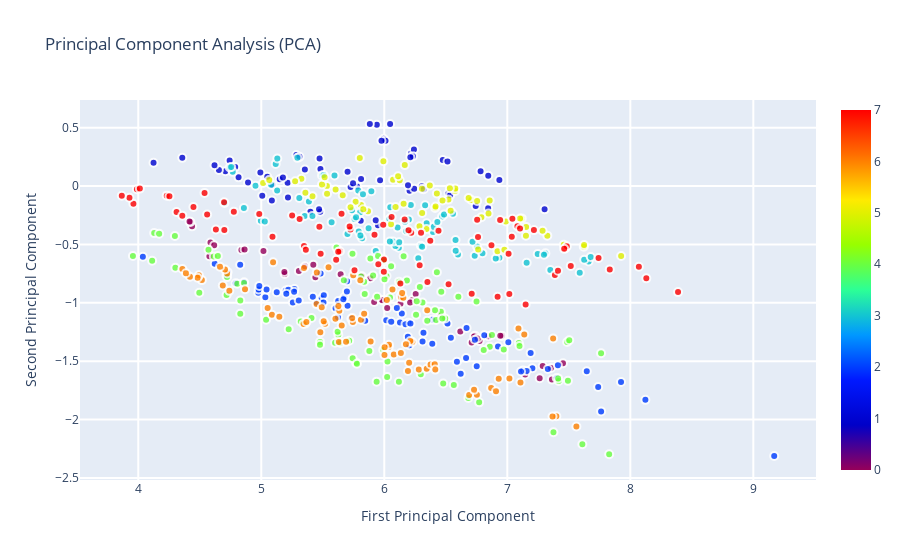

Source (notebook cell):
### Code cell
import plotly.offline as py
py.init_notebook_mode(connected=True)
import plotly.graph_objects as go

# Use Plotly to plot PCA
data = [go.Scatter(
    x = X_reduced[:,0],
    y = X_reduced[:,1],
    mode = 'markers',
    showlegend = False,
    marker = dict(
        size = 8,
        color = y,
        colorscale ='Rainbow',
        showscale = True,
        line = dict(
            width = 2,
            color = 'rgb(255, 255, 255)'
        ),
        opacity = 0.8
    )
)]

layout = go.Layout(
    title= 'Principal Component Analysis (PCA)',
    hovermode= 'closest',
    xaxis= dict(
         title= 'First Principal Component',
        ticklen= 8,
        zeroline= False,
        gridwidth= 2,
    ),
    yaxis=dict(
        title= 'Second Principal Component',
        ticklen= 8,
        gridwidth= 2,
    ),
    showlegend= True
)


fig = dict(data=data, layout=layout)
py.iplot(fig, filename='PCA')
# fig.write_html('first_figure.html', auto_open=True)

### Figure 1 — Plotly figure (JSON) as saved in the notebook; plotly's stock layout.template omitted (floating-point values rounded to 4 significant figures; data arrays with more than 128 entries replaced by an {"elided": "..."} marker saying what was removed)
{"data": [{"marker": {"color": {"elided": "552 int values"}, "colorscale": [[0, "rgb(150,0,90)"], [0.125, "rgb(0,0,200)"], [0.25, "rgb(0,25,255)"], [0.375, "rgb(0,152,255)"], [0.5, "rgb(44,255,150)"], [0.625, "rgb(151,255,0)"], [0.75, "rgb(255,234,0)"], [0.875, "rgb(255,111,0)"], [1, "rgb(255,0,0)"]], "line": {"color": "rgb(255, 255, 255)", "width": 2}, "opacity": 0.8, "showscale": true, "size": 8}, "mode": "markers", "showlegend": false, "type": "scatter", "x": {"elided": "552 float values"}, "y": {"elided": "552 float values"}}], "layout": {"hovermode": "closest", "showlegend": true, "title": {"text": "Principal Component Analysis (PCA)"}, "xaxis": {"gridwidth": 2, "ticklen": 8, "title": {"text": "First Principal Component"}, "zeroline": false}, "yaxis": {"gridwidth": 2, "ticklen": 8, "title": {"text": "Second Principal Component"}}}}
